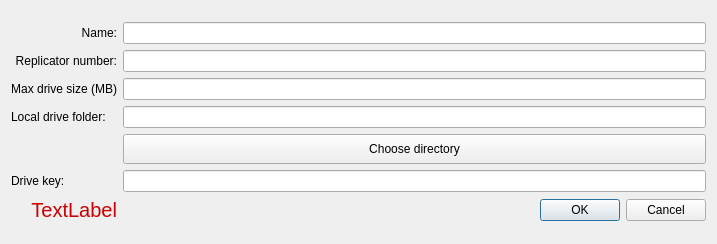
<?xml version="1.0" encoding="UTF-8"?>
<ui version="4.0">
 <class>AddDriveDialog</class>
 <widget class="QDialog" name="AddDriveDialog">
  <property name="geometry">
   <rect>
    <x>0</x>
    <y>0</y>
    <width>717</width>
    <height>244</height>
   </rect>
  </property>
  <property name="windowTitle">
   <string>Dialog</string>
  </property>
  <layout class="QVBoxLayout" name="verticalLayout">
   <item>
    <layout class="QGridLayout" name="gridLayout">
     <item row="0" column="0">
      <widget class="QLabel" name="label">
       <property name="text">
        <string>Name:</string>
       </property>
       <property name="alignment">
        <set>Qt::AlignRight|Qt::AlignTrailing|Qt::AlignVCenter</set>
       </property>
      </widget>
     </item>
     <item row="1" column="1">
      <widget class="QLineEdit" name="m_replicatorNumber">
       <property name="text">
        <string/>
       </property>
      </widget>
     </item>
     <item row="3" column="1">
      <widget class="QLineEdit" name="m_localDriveFolder">
       <property name="text">
        <string/>
       </property>
      </widget>
     </item>
     <item row="3" column="0">
      <widget class="QLabel" name="label_5">
       <property name="text">
        <string>Local drive folder:</string>
       </property>
       <property name="alignment">
        <set>Qt::AlignLeading|Qt::AlignLeft|Qt::AlignVCenter</set>
       </property>
      </widget>
     </item>
     <item row="2" column="1">
      <widget class="QLineEdit" name="m_maxDriveSize">
       <property name="text">
        <string/>
       </property>
      </widget>
     </item>
     <item row="1" column="0">
      <widget class="QLabel" name="label_3">
       <property name="text">
        <string>Replicator number:</string>
       </property>
       <property name="alignment">
        <set>Qt::AlignRight|Qt::AlignTrailing|Qt::AlignVCenter</set>
       </property>
      </widget>
     </item>
     <item row="5" column="0">
      <widget class="QLabel" name="label_7">
       <property name="text">
        <string>Drive key:</string>
       </property>
       <property name="alignment">
        <set>Qt::AlignLeading|Qt::AlignLeft|Qt::AlignVCenter</set>
       </property>
      </widget>
     </item>
     <item row="0" column="1">
      <widget class="QLineEdit" name="m_driveName"/>
     </item>
     <item row="2" column="0">
      <widget class="QLabel" name="label_4">
       <property name="text">
        <string>Max drive size (MB)</string>
       </property>
       <property name="alignment">
        <set>Qt::AlignRight|Qt::AlignTrailing|Qt::AlignVCenter</set>
       </property>
      </widget>
     </item>
     <item row="5" column="1">
      <widget class="QLineEdit" name="m_key">
       <property name="text">
        <string/>
       </property>
      </widget>
     </item>
     <item row="4" column="1">
      <widget class="QPushButton" name="m_localFolderBtn">
       <property name="minimumSize">
        <size>
         <width>0</width>
         <height>30</height>
        </size>
       </property>
       <property name="text">
        <string>Choose directory</string>
       </property>
      </widget>
     </item>
     <item row="6" column="1">
      <widget class="QDialogButtonBox" name="buttonBox">
       <property name="orientation">
        <enum>Qt::Horizontal</enum>
       </property>
       <property name="standardButtons">
        <set>QDialogButtonBox::Cancel|QDialogButtonBox::Ok</set>
       </property>
      </widget>
     </item>
     <item row="6" column="0">
      <widget class="QLabel" name="m_errorText">
       <property name="font">
        <font>
         <pointsize>15</pointsize>
        </font>
       </property>
       <property name="styleSheet">
        <string notr="true">color : #cc0000</string>
       </property>
       <property name="text">
        <string>TextLabel</string>
       </property>
       <property name="alignment">
        <set>Qt::AlignRight|Qt::AlignTrailing|Qt::AlignVCenter</set>
       </property>
      </widget>
     </item>
    </layout>
   </item>
  </layout>
 </widget>
 <resources/>
 <connections>
  <connection>
   <sender>buttonBox</sender>
   <signal>accepted()</signal>
   <receiver>AddDriveDialog</receiver>
   <slot>accept()</slot>
   <hints>
    <hint type="sourcelabel">
     <x>248</x>
     <y>254</y>
    </hint>
    <hint type="destinationlabel">
     <x>157</x>
     <y>274</y>
    </hint>
   </hints>
  </connection>
  <connection>
   <sender>buttonBox</sender>
   <signal>rejected()</signal>
   <receiver>AddDriveDialog</receiver>
   <slot>reject()</slot>
   <hints>
    <hint type="sourcelabel">
     <x>316</x>
     <y>260</y>
    </hint>
    <hint type="destinationlabel">
     <x>286</x>
     <y>274</y>
    </hint>
   </hints>
  </connection>
 </connections>
</ui>
